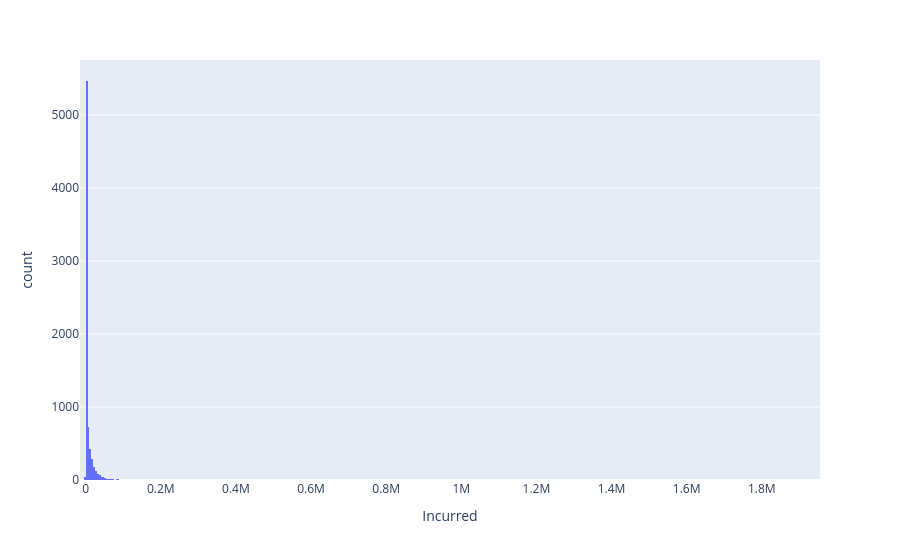

This figure's notebook cell:
### Code cell
px.histogram(data_frame=data_flag, x="Incurred")

### Figure 1 — Plotly figure (JSON) as saved in the notebook; plotly's stock layout.template omitted (floating-point values rounded to 4 significant figures; data arrays with more than 128 entries replaced by an {"elided": "..."} marker saying what was removed)
{"data": [{"bingroup": "x", "hovertemplate": "Incurred=%{x}<br>count=%{y}<extra></extra>", "legendgroup": "", "marker": {"color": "#636efa", "pattern": {"shape": ""}}, "name": "", "orientation": "v", "showlegend": false, "type": "histogram", "x": {"elided": "7691 float values"}, "xaxis": "x", "yaxis": "y"}], "layout": {"barmode": "relative", "legend": {"tracegroupgap": 0}, "margin": {"t": 60}, "xaxis": {"anchor": "y", "domain": [0, 1], "title": {"text": "Incurred"}}, "yaxis": {"anchor": "x", "domain": [0, 1], "title": {"text": "count"}}}}
